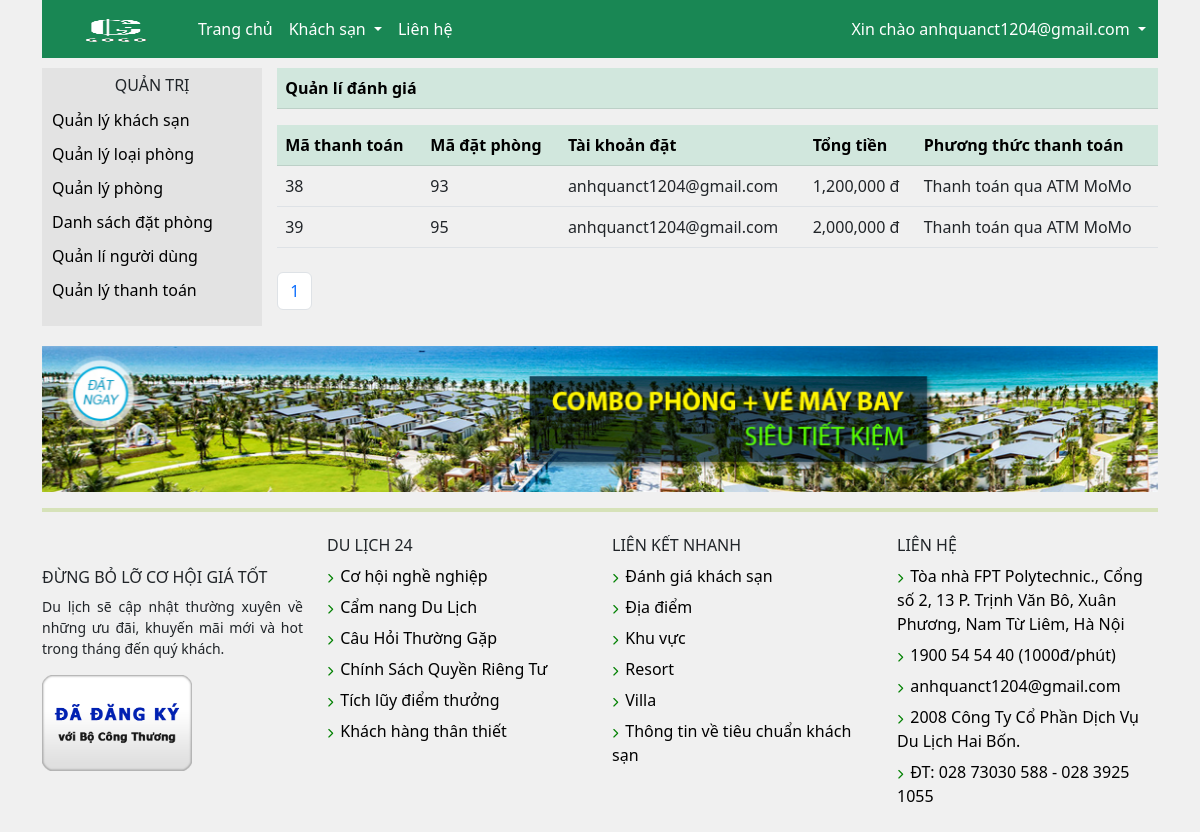
The app's page /?action=managerPay (signed in) with its own data.
### tables this page shows
CREATE TABLE `pay` (
  `PayID` int NOT NULL,
  `ReservationID` int NOT NULL,
  `PayInfo` varchar(200) NOT NULL
);

CREATE TABLE `user` (
  `UserID` int NOT NULL,
  `FullName` varchar(100) DEFAULT NULL,
  `Password` varchar(40) NOT NULL,
  `Email` varchar(100) NOT NULL,
  `Phone` varchar(40) DEFAULT NULL,
  `DisplayStatusID` int NOT NULL,
  `RoleID` int NOT NULL
);

CREATE TABLE `reservation` (
  `ReservationID` int NOT NULL,
  `UserID` int NOT NULL,
  `RoomID` int NOT NULL,
  `ReservationDate` datetime NOT NULL,
  `Check_In_Date` date NOT NULL,
  `Check_Out_Date` date NOT NULL,
  `Price` int NOT NULL,
  `TotalAmount` int NOT NULL,
  `StatusID` int NOT NULL
);

### model/pay.php (called while the page is built, shortened)
<?php
    function getPays() {
        if(isset($_GET['pages'])) {
            $pages = $_GET['pages'] ;
        }else {
            $pages = 1 ;
        }
        $location = ($pages - 1) * 10 ;
        $conn = connectDB() ;
        $sql = "SELECT r.`TotalAmount` , u.`Email` , p.* FROM `pay` p
        JOIN `reservation` r ON r.`ReservationID` = p.`ReservationID`
        JOIN `user` u ON u.`UserID` = `r`.`UserID`
        LIMIT $location,10" ;
        $result = $conn -> query($sql) -> fetchAll() ;
        return $result ;
    }
    function CountPay() {
        $conn = connectDB() ;
        $sql = "SELECT COUNT(*) AS `CountPay` FROM `pay`";
        $result = $conn -> query($sql) -> fetch() ;
        return $result ;
    }
?>

### views/admin/pay/managerPay.php (the view)
<div class="box">
    <?php
        require './views/admin/navAdmin.php' ;
    ?>
    <div>
        <table class="table">
            <thead class="table-success">
                <tr>
                    <th>Quản lí đánh giá</th>
                </tr>
            </thead>
        </table>
        <form action="" method="post">
            <table class="table table-hover">
                <thead class="table-success">
                    <tr>
                        <th>Mã thanh toán</th>
                        <th>Mã đặt phòng</th>
                        <th>Tài khoản đặt</th>
                        <th>Tổng tiền</th>
                        <th>Phương thức thanh toán</th>
                    </tr>
                </thead>
                <tbody>
                    <?php foreach($listPays as $Pays => $Pay) : ?>
                        <tr>
                            <td><?php echo $Pay -> PayID ?></td>
                            <td><?php echo $Pay -> ReservationID ?></td>
                            <td><?php echo $Pay -> Email ?></td>
                            <td><?php echo number_format($Pay -> TotalAmount) .' đ' ?></td>
                            <td><?php echo $Pay -> PayInfo ?></td>
                        </tr>
                    <?php endforeach ; ?>
                </tbody>
            </table>
        </form>
        <nav aria-label="..." class="mt-4">
            <ul class="pagination">
                <?php for($i = 1 ; $i <= ceil($count/10) ; $i ++) {
                ?>
                <li class="page-item"><a class="page-link" href="?action=managerPay&&pages=<?php echo $i ?>"><?php echo $i ?></a></li>
                <?php
                } ?>
            </ul>
        </nav>
    </div>
</div>

### css/style.css (style rules this page uses)
* { margin: 0; padding: 0; box-sizing: border-box; }
body { background-color: #f0f0f0; }
.box { display: grid; grid-template-columns: 1fr 4fr; gap : 15px ; margin-top : 10px ; }

### views/admin/navAdmin.php (style rules this page uses)
a { text-decoration: none; }

### records on screen
pay: PayID "38", ReservationID "93", user.Email "anhquanct1204@gmail.com", ReservationID.TotalAmount "1,200,000", PayInfo "Thanh toán qua ATM MoMo"
pay: PayID "39", ReservationID "95", user.Email "anhquanct1204@gmail.com", ReservationID.TotalAmount "2,000,000", PayInfo "Thanh toán qua ATM MoMo"

### other values on screen
$_SESSION['email'] "anhquanct1204@gmail.com"
